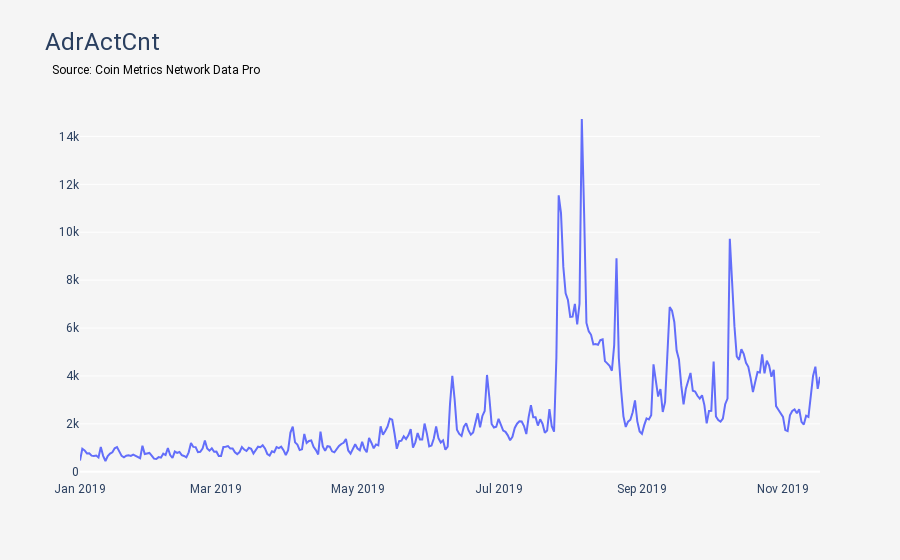
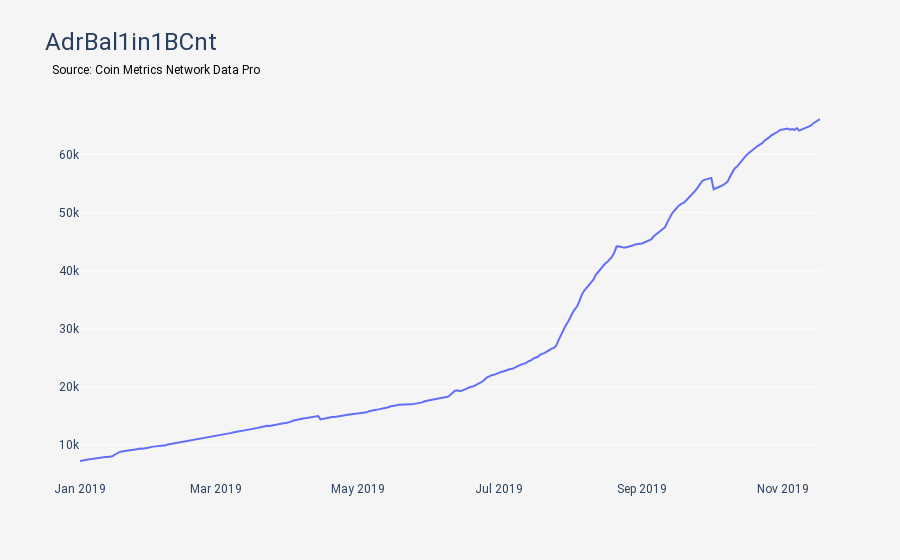
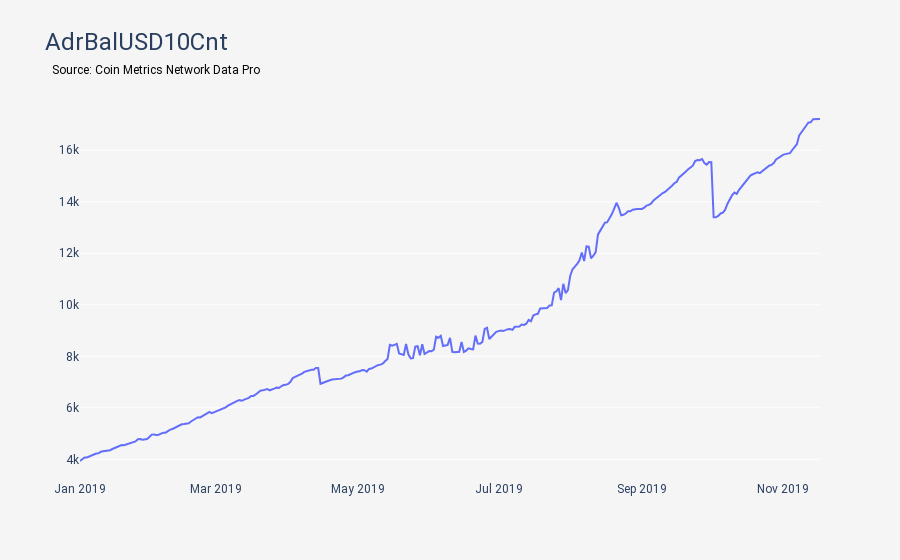
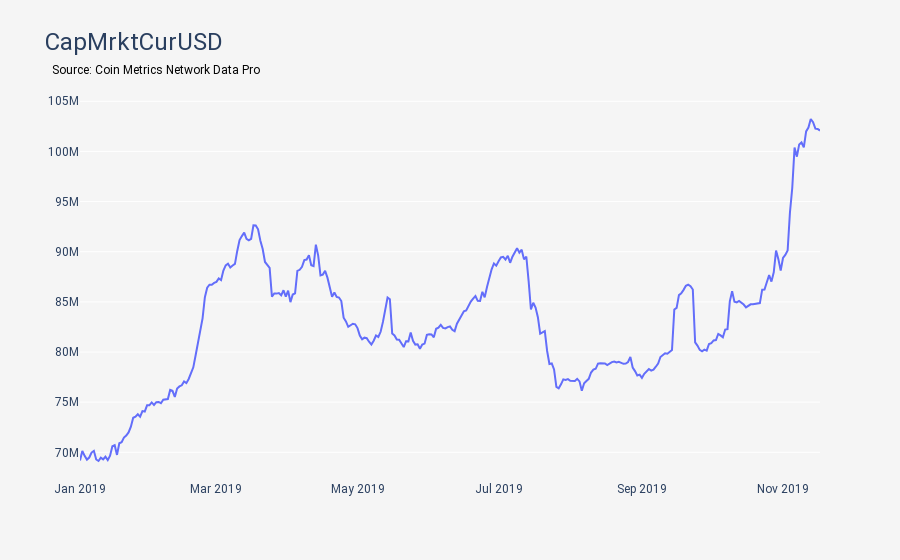

Notebook code cell kept with these figures, in order:
### Code cell
for col in list(dai_df.columns):
    metric = col.split('.')[1]
    LineChartMetricByAssets(title=metric, metric=metric, assets=['dai']).run(dai_df).fig.show()

### Figure 1 — Plotly figure (JSON) as saved in the notebook; plotly's stock layout.template omitted (floating-point values rounded to 4 significant figures; data arrays with more than 128 entries replaced by an {"elided": "..."} marker saying what was removed)
{"data": [{"mode": "lines", "name": "dai", "type": "scatter", "x": {"elided": "321 str values"}, "y": {"elided": "321 int values"}}], "layout": {"annotations": [{"align": "left", "font": {"color": "black", "size": 12}, "showarrow": false, "text": "Source: Coin Metrics Network Data Pro", "valign": "top", "x": -0.04, "xref": "paper", "y": 1.103, "yref": "paper"}], "font": {"family": "Roboto"}, "legend": {"bgcolor": "#F5F5F5", "orientation": "h", "x": 0.5, "xanchor": "center", "y": 1.05, "yanchor": "top"}, "paper_bgcolor": "#F5F5F5", "plot_bgcolor": "#F5F5F5", "title": {"font": {"family": "Roboto", "size": 24}, "text": "AdrActCnt"}, "xaxis": {"showgrid": false}}}

### Figure 2 — Plotly figure (JSON) as saved in the notebook; plotly's stock layout.template omitted (floating-point values rounded to 4 significant figures; data arrays with more than 128 entries replaced by an {"elided": "..."} marker saying what was removed)
{"data": [{"mode": "lines", "name": "dai", "type": "scatter", "x": {"elided": "321 str values"}, "y": {"elided": "321 int values"}}], "layout": {"annotations": [{"align": "left", "font": {"color": "black", "size": 12}, "showarrow": false, "text": "Source: Coin Metrics Network Data Pro", "valign": "top", "x": -0.04, "xref": "paper", "y": 1.103, "yref": "paper"}], "font": {"family": "Roboto"}, "legend": {"bgcolor": "#F5F5F5", "orientation": "h", "x": 0.5, "xanchor": "center", "y": 1.05, "yanchor": "top"}, "paper_bgcolor": "#F5F5F5", "plot_bgcolor": "#F5F5F5", "title": {"font": {"family": "Roboto", "size": 24}, "text": "AdrBal1in1BCnt"}, "xaxis": {"showgrid": false}}}

### Figure 3 — Plotly figure (JSON) as saved in the notebook; plotly's stock layout.template omitted (floating-point values rounded to 4 significant figures; data arrays with more than 128 entries replaced by an {"elided": "..."} marker saying what was removed)
{"data": [{"mode": "lines", "name": "dai", "type": "scatter", "x": {"elided": "321 str values"}, "y": {"elided": "321 int values"}}], "layout": {"annotations": [{"align": "left", "font": {"color": "black", "size": 12}, "showarrow": false, "text": "Source: Coin Metrics Network Data Pro", "valign": "top", "x": -0.04, "xref": "paper", "y": 1.103, "yref": "paper"}], "font": {"family": "Roboto"}, "legend": {"bgcolor": "#F5F5F5", "orientation": "h", "x": 0.5, "xanchor": "center", "y": 1.05, "yanchor": "top"}, "paper_bgcolor": "#F5F5F5", "plot_bgcolor": "#F5F5F5", "title": {"font": {"family": "Roboto", "size": 24}, "text": "AdrBalUSD10Cnt"}, "xaxis": {"showgrid": false}}}

### Figure 4 — Plotly figure (JSON) as saved in the notebook; plotly's stock layout.template omitted (floating-point values rounded to 4 significant figures; data arrays with more than 128 entries replaced by an {"elided": "..."} marker saying what was removed)
{"data": [{"mode": "lines", "name": "dai", "type": "scatter", "x": {"elided": "321 str values"}, "y": {"elided": "321 float values"}}], "layout": {"annotations": [{"align": "left", "font": {"color": "black", "size": 12}, "showarrow": false, "text": "Source: Coin Metrics Network Data Pro", "valign": "top", "x": -0.04, "xref": "paper", "y": 1.103, "yref": "paper"}], "font": {"family": "Roboto"}, "legend": {"bgcolor": "#F5F5F5", "orientation": "h", "x": 0.5, "xanchor": "center", "y": 1.05, "yanchor": "top"}, "paper_bgcolor": "#F5F5F5", "plot_bgcolor": "#F5F5F5", "title": {"font": {"family": "Roboto", "size": 24}, "text": "CapMrktCurUSD"}, "xaxis": {"showgrid": false}}}
